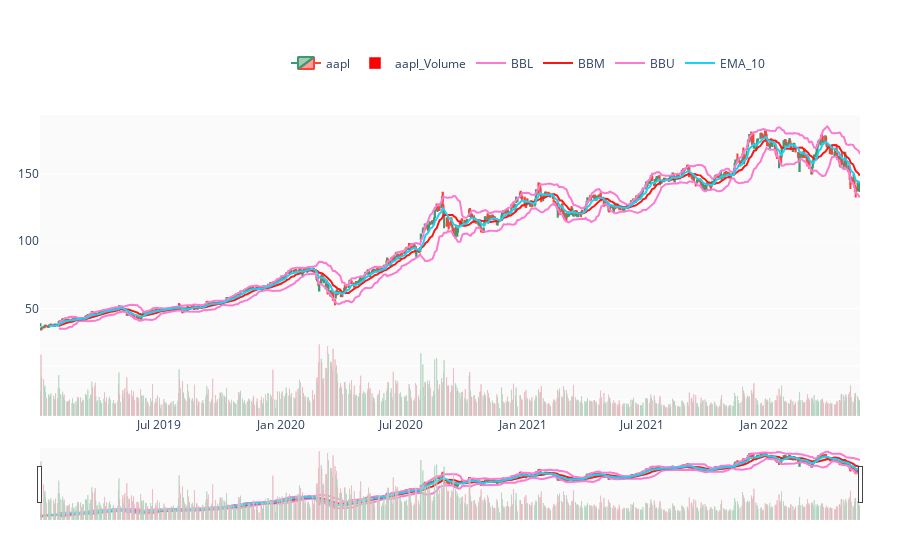

Notebook source saved alongside this figure:
### Code cell
# Bollinger Band
fig.add_line(col = 'BBL', lineType = 'scatter', color = '#FC7BD1')
fig.add_line(col = 'BBM', lineType = 'scatter', color = '#FC1616')
fig.add_line(col = 'BBU', lineType = 'scatter', color = '#FC7BD1')

# EMA_10
fig.add_line(col = 'EMA_10', lineType = 'scatter')

fig.show()

### Figure 1 — Plotly figure (JSON) as saved in the notebook; plotly's stock layout.template omitted (floating-point values rounded to 4 significant figures; data arrays with more than 128 entries replaced by an {"elided": "..."} marker saying what was removed)
{"data": [{"close": {"elided": "858 float values"}, "high": {"elided": "858 float values"}, "low": {"elided": "858 float values"}, "name": "aapl", "open": {"elided": "858 float values"}, "type": "candlestick", "x": {"elided": "858 str values"}, "yaxis": "y"}, {"marker": {"color": {"elided": "858 str values"}}, "name": "aapl_Volume", "type": "bar", "x": {"elided": "858 str values"}, "y": {"elided": "858 int values"}, "yaxis": "y2"}, {"line": {"color": "#FC7BD1"}, "name": "BBL", "showlegend": true, "type": "scatter", "x": {"elided": "858 str values"}, "y": {"elided": "858 float values"}, "yaxis": "y"}, {"line": {"color": "#FC1616"}, "name": "BBM", "showlegend": true, "type": "scatter", "x": {"elided": "858 str values"}, "y": {"elided": "858 float values"}, "yaxis": "y"}, {"line": {"color": "#FC7BD1"}, "name": "BBU", "showlegend": true, "type": "scatter", "x": {"elided": "858 str values"}, "y": {"elided": "858 float values"}, "yaxis": "y"}, {"name": "EMA_10", "showlegend": true, "type": "scatter", "x": {"elided": "858 str values"}, "y": {"elided": "858 float values"}, "yaxis": "y"}], "layout": {"autosize": true, "legend": {"orientation": "h", "x": 0.3, "y": 0.9, "yanchor": "bottom"}, "margin": {"b": 40, "l": 40, "r": 40, "t": 40}, "plot_bgcolor": "rgb(250, 250, 250)", "xaxis": {"anchor": "y2", "autorange": true, "range": ["2019-01-01 12:00", "2022-05-26 12:00"], "rangeselector": {"visible": true}, "rangeslider": {"autorange": true, "range": ["2019-01-01 12:00", "2022-05-26 12:00"], "yaxis": {"_template": null, "rangemode": "match"}, "yaxis2": {"_template": null, "rangemode": "match"}}, "type": "date"}, "yaxis": {"autorange": true, "domain": [0.2, 0.8], "range": [25.98, 193.8], "showticklabels": true, "type": "linear"}, "yaxis2": {"autorange": true, "domain": [0, 0.2], "range": [0, 449000000.0], "showticklabels": false, "type": "linear"}}}
